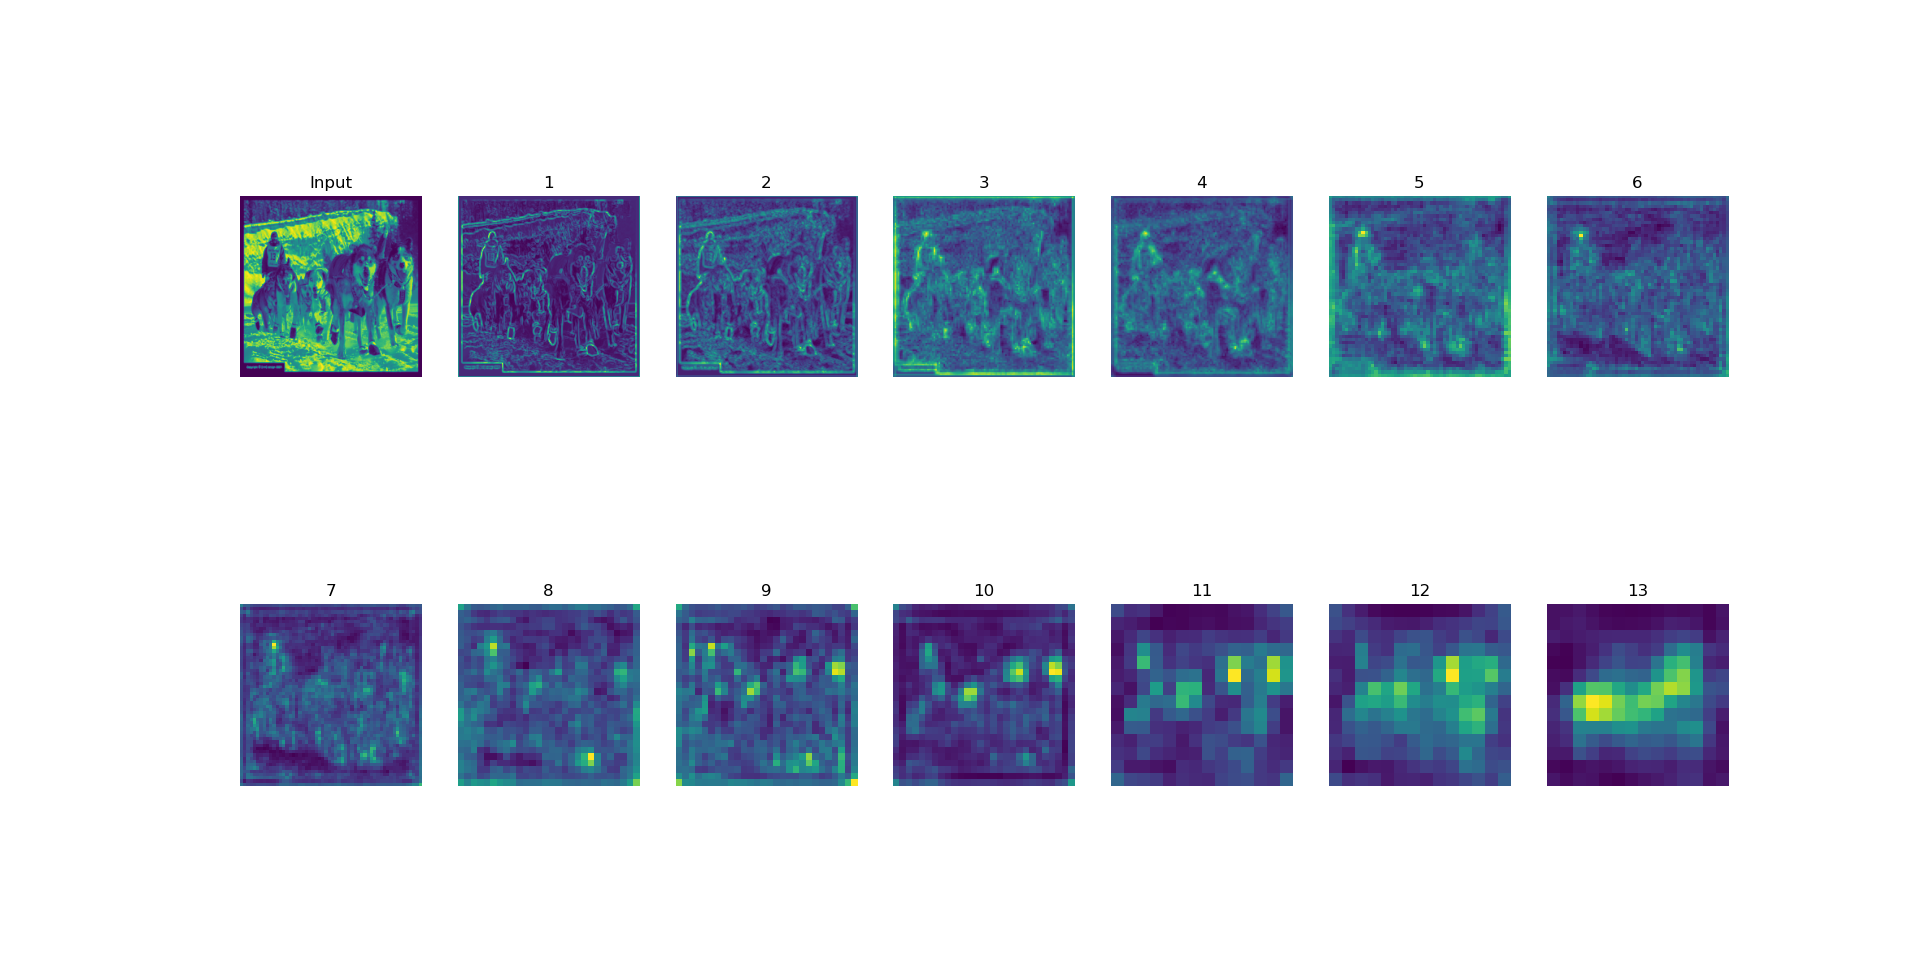

Reproduce this figure in Python.
import torch
import torchvision
import torch.nn as nn
import torchvision.models as models
from torchvision import transforms,utils
from PIL import Image
import matplotlib.pyplot as plt


device = torch.device("cuda" if torch.cuda.is_available() else "cpu")


image_path = 'imagenet-sample-images-master/n03218198_dogsled.JPEG'
img = Image.open(image_path)

preprocess = transforms.Compose([
    transforms.Resize((224, 224)),
    transforms.ToTensor(),
    transforms.Normalize(mean=[0.485, 0.456, 0.406], std=[0.229, 0.224, 0.225]),
])

img_tensor = preprocess(img)
img_tensor = img_tensor.unsqueeze(0)
img_tensor = img_tensor.to(device)

outputs = []
outputs.append(img_tensor)


vgg16 = models.vgg16(weights = "DEFAULT")
vgg16.to(device)
vgg16.eval()


model_weights =[]

model_children = list(vgg16.children())
counter = 0
for child in model_children[0].children():
    img_tensor = child(img_tensor)
    if type(child) == nn.Conv2d:
        counter+=1
        model_weights.append(child.weight)
        outputs.append(img_tensor)

processed = []
for feature_map in outputs:
    feature_map = feature_map.squeeze(0)
    gray_scale = torch.sum(feature_map,0)
    gray_scale = gray_scale / feature_map.shape[0]
    processed.append(gray_scale)


plt.figure(figsize=(28,8))
for i in range(len(processed)):
    plt.subplot(2,7,i+1)
    plt.imshow(processed[i].detach().cpu().numpy(),cmap = 'viridis')
    if i == 0:
        plt.title("Input")
    else:
        plt.title(f"{i}")
    plt.axis('off')

# plt.tight_layout()
plt.show()
